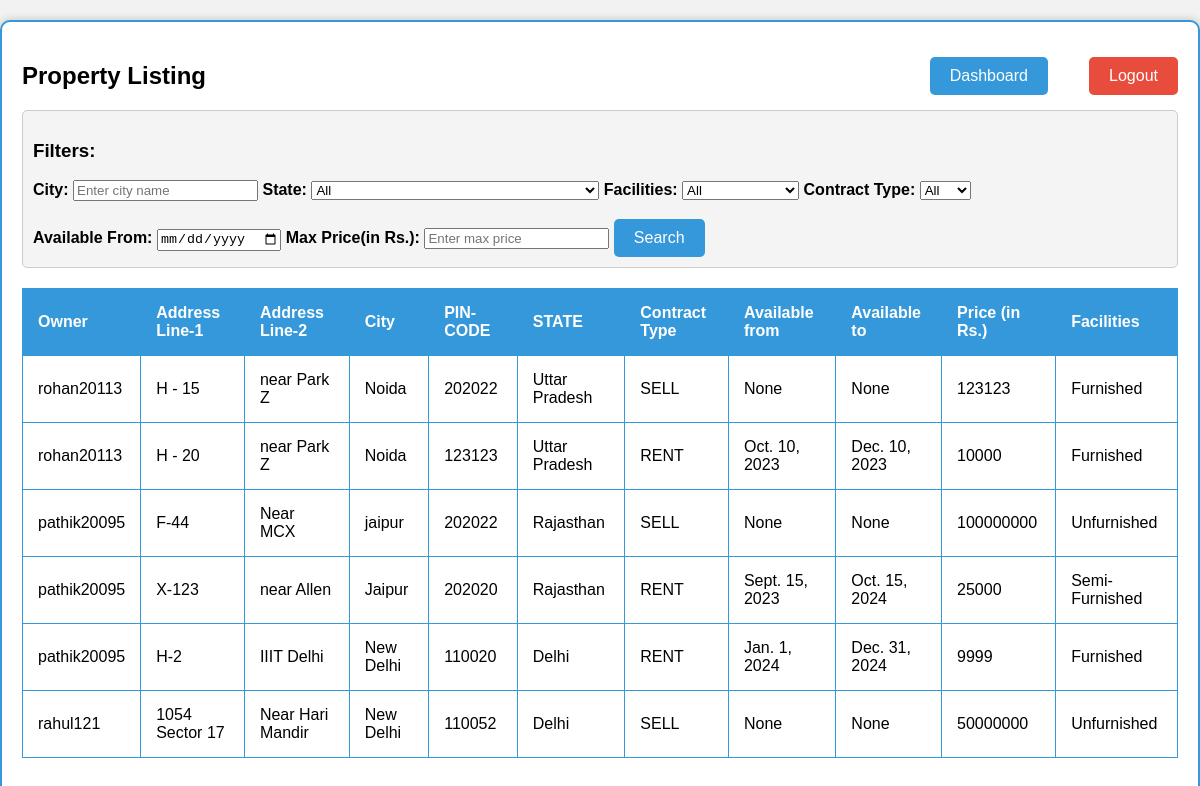
The page /search_properties/ (signed in) on the database as committed earlier.
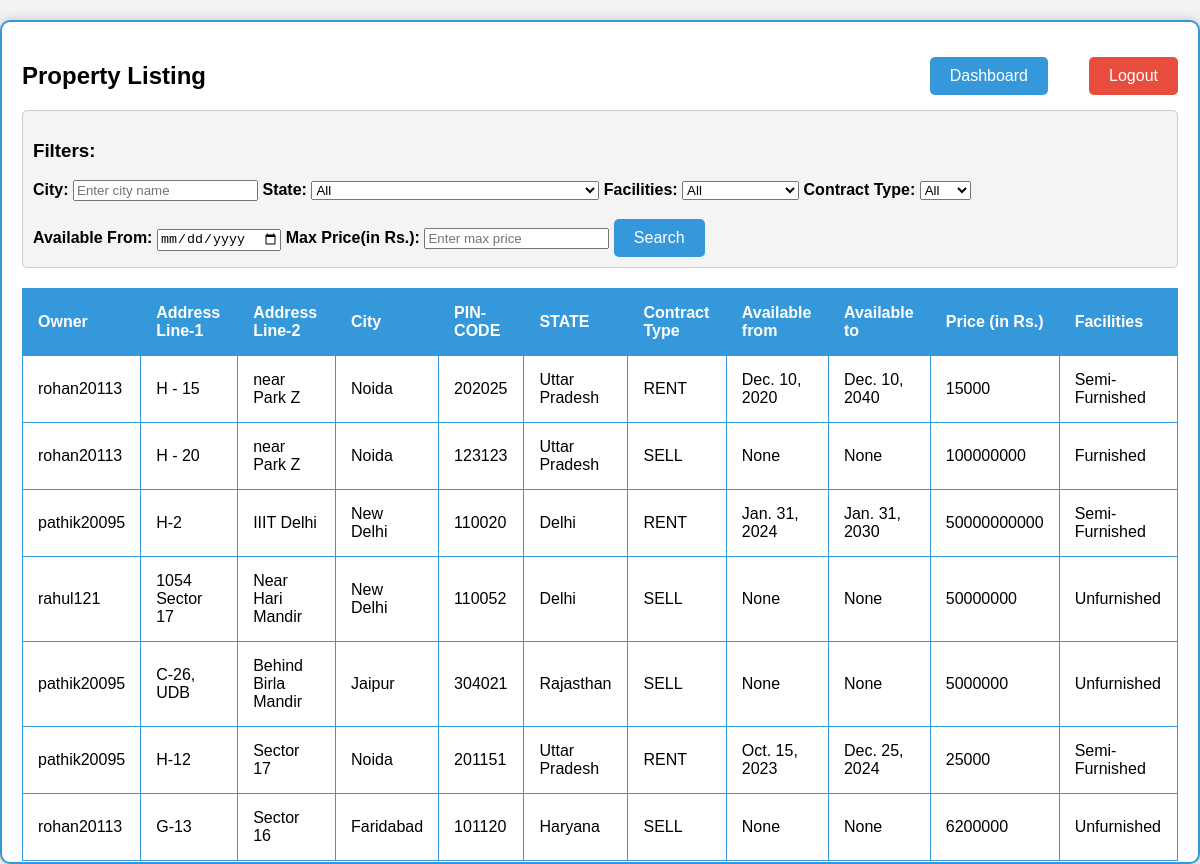
The same page on the database as committed later.
### project_app/models.py (models this page shows, shortened)
class Property(models.Model):
    owner = models.CharField(max_length=30,  null= False, blank=False, default = None)
    address_line_1 = models.CharField(max_length=30,  null= False, blank=False, default = None)
    address_line_2 = models.CharField(max_length=30,  null= False, blank=True, default = '')
    state = models.CharField(max_length=30,  null= False, blank=False, default = None)
    city = models.CharField(max_length=30,  null= False, blank=False, default = None)
    pincode = models.CharField(max_length=6,  null= False, blank=False, default = None)
    type = models.CharField(max_length=4,  null= False, blank=False, default = None)
    starting_date = models.DateField(null = True, blank = True, default= None)
    ending_date = models.DateField(null = True, blank = True, default= None)
    price = models.DecimalField(decimal_places=0, max_digits=12, null = True, blank = True, default= 0)
    facilities = models.CharField(max_length=20,  null= False, blank=False, default = None)

### project_app/views.py (the view)
# urls.py: path("search_properties/", views.search_properties, name="search_properties_page"),
def search_properties(request):
    username = request.session.get('username')
    if(username is None):
        return redirect('/')
    if(request.method == 'POST'):
        pass
    else:
        my_properties_list = []
        properties = list(Property.objects.values())
        for i in range(len(properties)):
            if(properties[i]['owner'] !=username):
                my_properties_list.append(properties[i])
        return render(request, 'search_properties.html', {'properties':my_properties_list})

### project_app/templates/search_properties.html (shortened to what this page needs)
<!DOCTYPE html>
<html>
<head>
</head>
<body>
    <div class="container">
        <h2>Property Listing</h2>
        <a class="dashboard-button" href="/dashboard">Dashboard</a>
        <a class="logout-button" href="/logout">Logout</a>
        <div class="filter-container">
            <h3>Filters:</h3>
            <label class="filter-label" for="filter-city">City:</label>
            <input type="text" id="filter-city" placeholder="Enter city name">
            <label class="filter-label" for="filter-state">State:</label>
            <select id="filter-state">
                <option value="">All</option>
            </select>
            <label class="filter-label" for="filter-facilities">Facilities:</label>
            <select id="filter-facilities">
                <option value="">All</option>
            </select>
            <label class="filter-label" for="filter-type">Contract Type:</label>
            <select id="filter-type">
                <option value="">All</option>
            </select>
            <br></br>
            <label class = "filter-label" for="availability-from">Available From:</label>
            <input type="date" id="filter-availability-from" name="availability-from">
            <label class="filter-label" for="filter-price">Max Price(in Rs.):</label>
            <input type="number" id="filter-price" placeholder="Enter max price">
            <button type="button" class="search-button" id="search-button">Search</button>
        </div>
        <div class="scroll-container">
            <table>
                <thead>
                    <tr>
                        <th>Owner</th>
                        <th>Address Line-1</th>
                        <th>Address Line-2</th>
                        <th>City</th>
                        <th>PIN-CODE</th>
                        <th>STATE</th>
                        <th>Contract Type</th>
                        <th>Available from</th>
                        <th>Available to</th>
                        <th>Price (in Rs.)</th>
                        <th>Facilities</th>
                    </tr>
                </thead>
                <tbody>
                    {% for property in properties %}
                    <tr>
                        <td>{{ property.owner }}</td>
                        <td>{{ property.address_line_1 }}</td>
                        <td>{{ property.address_line_2 }}</td>
                        <td>{{ property.city }}</td>
                        <td>{{ property.pincode }}</td>
                        <td>{{ property.state }}</td>
                        <td>{{ property.type }}</td>
                        <td>{{ property.starting_date }}</td>
                        <td>{{ property.ending_date }}</td>
                        <td>{{ property.price }}</td>
                        <td>{{ property.facilities }}</td>
                    </tr>
                    {% endfor %}
                </tbody>
            </table>
        </div>
    </div>
</body>
</html>

### project_app/templates/search_properties.html (style rules this page uses)
html, body { height: 100%; font-family: Arial, sans-serif; background-color: #f2f2f2; margin: 0; padding: 0; }
.container { max-width: 1400px; margin: 20px auto; padding: 20px; border: 2px solid #3498db; background-color: #fff; box-shadow: 0px 0px 10px rgba(0, 0, 0, 0.2); border-radius: 10px; height: 100%; position: relative; }
.scroll-container { max-height: calc(100% - 120px); overflow-x: auto; overflow-y: auto; }
table { width: 100%; border-collapse: collapse; margin-top: 20px; }
table, th, td { border: 1px solid #3498db; }
th, td { padding: 15px; text-align: left; }
th { background-color: #3498db; color: #fff; }
.logout-button { position: absolute; top: 35px; right: 20px; background-color: #e74c3c; color: #fff; border: none; padding: 10px 20px; font-size: 16px; border-radius: 5px; cursor: pointer; text-decoration: none; }
.dashboard-button { position: absolute; top: 35px; right: 150px; background-color: #3498db; color: #fff; border: none; padding: 10px 20px; font-size: 16px; border-radius: 5px; cursor: pointer; text-decoration: none; }
.filter-container { margin-top: 20px; padding: 10px; border: 1px solid #ccc; background-color: #f4f4f4; border-radius: 5px; }
.filter-label { font-weight: bold; }
.search-button { background-color: #3498db; color: #fff; border: none; padding: 10px 20px; font-size: 16px; border-radius: 5px; cursor: pointer; }

Rows that differ between the two databases and show on the page:
removed Property: owner "pathik20095", address_line_1 "F-44", address_line_2 "Near MCX", city "jaipur", pincode "202022", state "Rajasthan", type "SELL", starting_date "None", ending_date "None", price "100000000", facilities "Unfurnished"
removed Property: owner "pathik20095", address_line_1 "X-123", address_line_2 "near Allen", city "Jaipur", pincode "202020", state "Rajasthan", type "RENT", starting_date "Sept. 15, 2023", ending_date "Oct. 15, 2024", price "25000", facilities "Semi-Furnished"
changed Property: pincode "202022" → "202025"; type "SELL" → "RENT"; starting_date "None" → "Dec. 10, 2020"; ending_date "None" → "Dec. 10, 2040"; price "123123" → "15000"; facilities "Furnished" → "Semi-Furnished"
changed Property "Furnished": type "RENT" → "SELL"; starting_date "Oct. 10, 2023" → "None"; ending_date "Dec. 10, 2023" → "None"; price "10000" → "100000000"
changed Property "IIIT Delhi": starting_date "Jan. 1, 2024" → "Jan. 31, 2024"; ending_date "Dec. 31, 2024" → "Jan. 31, 2030"; price "9999" → "50000000000"; facilities "Furnished" → "Semi-Furnished"
added Property: owner "pathik20095", address_line_1 "C-26, UDB", address_line_2 "Behind Birla Mandir", city "Jaipur", pincode "304021", state "Rajasthan", type "SELL", starting_date "None", ending_date "None", price "5000000", facilities "Unfurnished"
added Property: owner "pathik20095", address_line_1 "H-12", address_line_2 "Sector 17", city "Noida", pincode "201151", state "Uttar Pradesh", type "RENT", starting_date "Oct. 15, 2023", ending_date "Dec. 25, 2024", price "25000", facilities "Semi-Furnished"
added Property: owner "rohan20113", address_line_1 "G-13", address_line_2 "Sector 16", city "Faridabad", pincode "101120", state "Haryana", type "SELL", starting_date "None", ending_date "None", price "6200000", facilities "Unfurnished"
